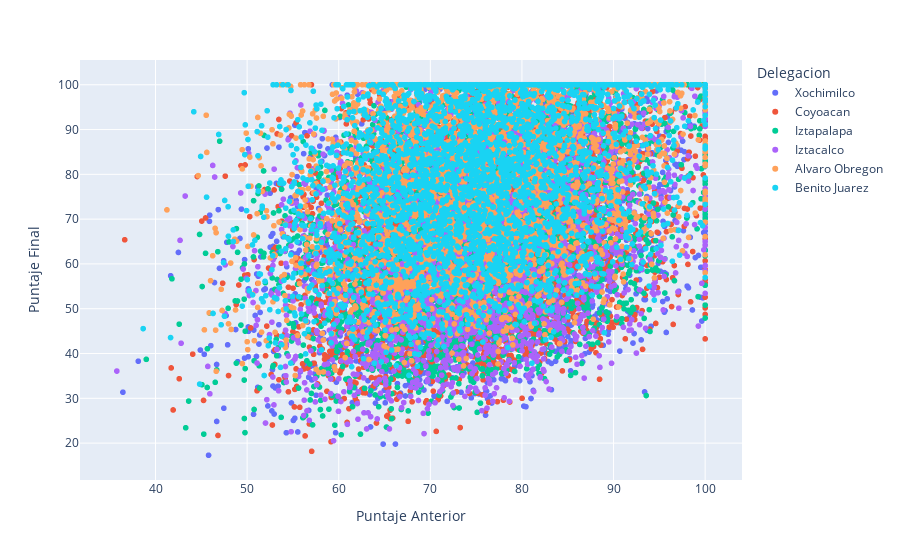

The code cell stored with this chart in its notebook:
### Code cell
import plotly_express as px
px.scatter(df, x='Puntaje Anterior', y='Puntaje Final', color='Delegacion')

### Figure 1 — Plotly figure (JSON) as saved in the notebook; plotly's stock layout.template omitted (floating-point values rounded to 4 significant figures; data arrays with more than 128 entries replaced by an {"elided": "..."} marker saying what was removed)
{"data": [{"hovertemplate": "Delegacion=Xochimilco<br>Puntaje Anterior=%{x}<br>Puntaje Final=%{y}<extra></extra>", "legendgroup": "Xochimilco", "marker": {"color": "#636efa", "symbol": "circle"}, "mode": "markers", "name": "Xochimilco", "showlegend": true, "type": "scattergl", "x": {"elided": "3403 float values"}, "xaxis": "x", "y": {"elided": "3403 float values"}, "yaxis": "y"}, {"hovertemplate": "Delegacion=Coyoacan<br>Puntaje Anterior=%{x}<br>Puntaje Final=%{y}<extra></extra>", "legendgroup": "Coyoacan", "marker": {"color": "#EF553B", "symbol": "circle"}, "mode": "markers", "name": "Coyoacan", "showlegend": true, "type": "scattergl", "x": {"elided": "3399 float values"}, "xaxis": "x", "y": {"elided": "3399 float values"}, "yaxis": "y"}, {"hovertemplate": "Delegacion=Iztapalapa<br>Puntaje Anterior=%{x}<br>Puntaje Final=%{y}<extra></extra>", "legendgroup": "Iztapalapa", "marker": {"color": "#00cc96", "symbol": "circle"}, "mode": "markers", "name": "Iztapalapa", "showlegend": true, "type": "scattergl", "x": {"elided": "3282 float values"}, "xaxis": "x", "y": {"elided": "3282 float values"}, "yaxis": "y"}, {"hovertemplate": "Delegacion=Iztacalco<br>Puntaje Anterior=%{x}<br>Puntaje Final=%{y}<extra></extra>", "legendgroup": "Iztacalco", "marker": {"color": "#ab63fa", "symbol": "circle"}, "mode": "markers", "name": "Iztacalco", "showlegend": true, "type": "scattergl", "x": {"elided": "3209 float values"}, "xaxis": "x", "y": {"elided": "3209 float values"}, "yaxis": "y"}, {"hovertemplate": "Delegacion=Alvaro Obregon<br>Puntaje Anterior=%{x}<br>Puntaje Final=%{y}<extra></extra>", "legendgroup": "Alvaro Obregon", "marker": {"color": "#FFA15A", "symbol": "circle"}, "mode": "markers", "name": "Alvaro Obregon", "showlegend": true, "type": "scattergl", "x": {"elided": "3377 float values"}, "xaxis": "x", "y": {"elided": "3377 float values"}, "yaxis": "y"}, {"hovertemplate": "Delegacion=Benito Juarez<br>Puntaje Anterior=%{x}<br>Puntaje Final=%{y}<extra></extra>", "legendgroup": "Benito Juarez", "marker": {"color": "#19d3f3", "symbol": "circle"}, "mode": "markers", "name": "Benito Juarez", "showlegend": true, "type": "scattergl", "x": {"elided": "3330 float values"}, "xaxis": "x", "y": {"elided": "3330 float values"}, "yaxis": "y"}], "layout": {"legend": {"title": {"text": "Delegacion"}, "tracegroupgap": 0}, "margin": {"t": 60}, "xaxis": {"anchor": "y", "domain": [0, 1], "title": {"text": "Puntaje Anterior"}}, "yaxis": {"anchor": "x", "domain": [0, 1], "title": {"text": "Puntaje Final"}}}}
